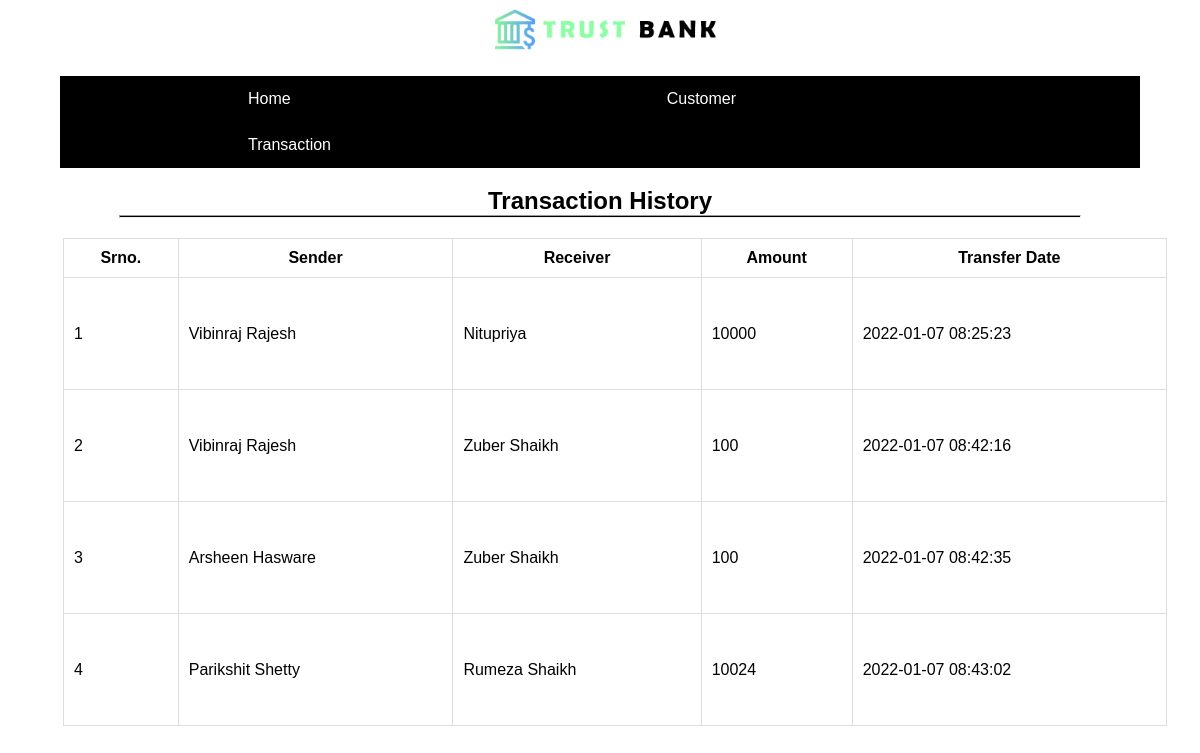
/transaction.php, run on the app's committed database.
### tables this page shows
CREATE TABLE `trans` (
  `id` int(11) NOT NULL,
  `sender` varchar(20) NOT NULL,
  `receiver` varchar(20) NOT NULL,
  `amount` int(11) NOT NULL,
  `transfer_date` timestamp NOT NULL DEFAULT current_timestamp() ON UPDATE current_timestamp()
);

### transaction.php (the view)
<?php
    include('nav.php');
?>
<div class="container">
    <h2>Transaction History</h2>
    <hr>
    <table>
        <thead>
            <th>Srno.</th>
            <th>Sender</th>
            <th>Receiver</th>
            <th>Amount</th>
            <th>Transfer Date</th>
        </thead>
        <tbody>
        <?php
        include('config.php');
        $sql = "SELECT * FROM trans";
        $result = mysqli_query($conn,$sql);
        while($rows=mysqli_fetch_assoc($result)){
            ?>
            <tr>
                <td><?php echo $rows['id'] ?></td>
                <td><?php echo $rows['sender']?></td>
                <td><?php echo $rows['receiver']?></td>
                <td><?php echo $rows['amount']?></td>
                <td><?php echo $rows['transfer_date']?></td>
            </tr>
            <?php
        }
        ?>
        </tbody>
    </table>
</div>

### css/style.css (style rules this page uses)
* { margin:0; padding:0; }
body { font-family: Arial; }

### css/viewcus.css (style rules this page uses)
h2 { text-align:center; }
table { border-collapse: collapse; width:92%; height:61%; margin-left: 63px; margin-top:20px; }
tbody, thead,td, th { border: 1px solid #dddddd; padding:10px; }
hr { width:80%; margin:auto; padding:auto; height:1px; background-color: #000000; }

### data on the page
trans: id "1", sender "Vibinraj Rajesh", receiver "Nitupriya", amount "10000", transfer_date "2022-01-07 08:25:23"
trans: id "2", sender "Vibinraj Rajesh", receiver "Zuber Shaikh", amount "100", transfer_date "2022-01-07 08:42:16"
trans: id "3", sender "Arsheen Hasware", receiver "Zuber Shaikh", amount "100", transfer_date "2022-01-07 08:42:35"
trans: id "4", sender "Parikshit Shetty", receiver "Rumeza Shaikh", amount "10024", transfer_date "2022-01-07 08:43:02"
